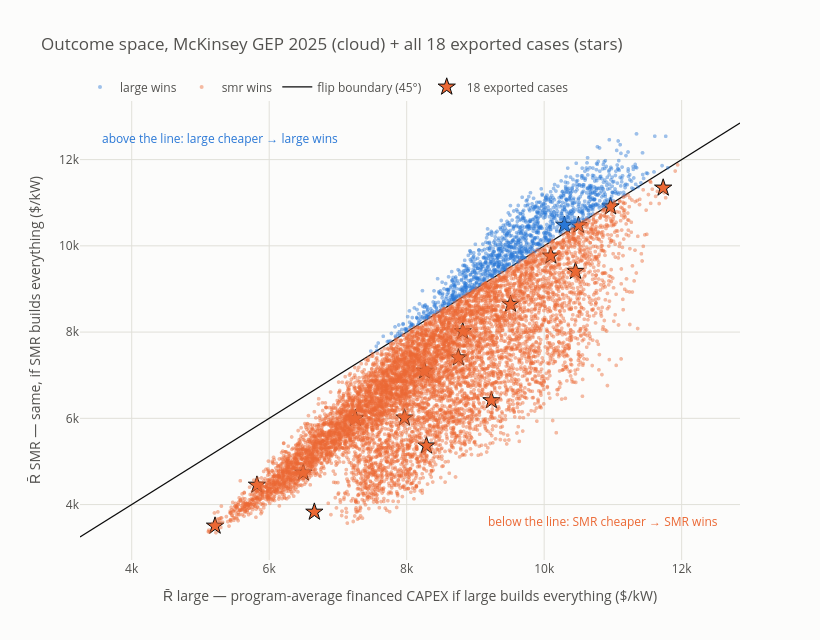

Source (notebook cell):
### Code cell
# Outcome space: each world's two program costs; the 45-degree line IS the flip boundary.
d = D[REP]
hover_cols = ["lr_large", "lr_smr", "boak_large", "boak_smr", "n_vendors", "conv_full",
              "u", "s", "dur_lambda", "dur_z", "m_usd", "m_pct"]
cd = d[hover_cols].round(3).to_numpy()
ht = ("R̄ large %{x:,.0f} | R̄ smr %{y:,.0f} $/kW<br>"
      "lr %{customdata[0]:.3f}/%{customdata[1]:.3f} | BOAK %{customdata[2]:,.0f}/%{customdata[3]:,.0f}<br>"
      "vendors %{customdata[4]} | conv_full %{customdata[5]} | u %{customdata[6]:.2f} | s %{customdata[7]:.2f}<br>"
      "margin %{customdata[10]:,.0f} $/kW (%{customdata[11]:.1f}%)<extra>%{text}</extra>")

fig = go.Figure()
for tech in TECHS:
    mk = (d["winner"] == tech).to_numpy()
    fig.add_trace(go.Scattergl(
        x=d.loc[mk, "Rbar_large"], y=d.loc[mk, "Rbar_smr"], mode="markers",
        name=f"{tech} wins", text=[f"{tech} wins"] * mk.sum(), customdata=cd[mk],
        marker=dict(color=TECH_COLOR[tech], size=4, opacity=0.45), hovertemplate=ht))

lo = min(d["Rbar_large"].min(), d["Rbar_smr"].min()) * 0.97
hi = max(d["Rbar_large"].max(), d["Rbar_smr"].max()) * 1.02
fig.add_trace(go.Scatter(x=[lo, hi], y=[lo, hi], mode="lines",
                         line=dict(color=INK, width=1.2), name="flip boundary (45°)",
                         hoverinfo="skip"))

# the 18 exported ReEDS cases (all schedules - same $/kW units)
cs = SELECTED.reset_index()
cx = [D[r["schedule"]].loc[int(r["draw"]), "Rbar_large"] for _, r in cs.iterrows()]
cy = [D[r["schedule"]].loc[int(r["draw"]), "Rbar_smr"] for _, r in cs.iterrows()]
fig.add_trace(go.Scatter(
    x=cx, y=cy, mode="markers", name="18 exported cases",
    text=[f"{r['case']} ({r['schedule']}, {r['percentile']}, winner {r['winner']})"
          for _, r in cs.iterrows()],
    marker=dict(symbol="star", size=13, color=[TECH_COLOR[w] for w in cs["winner"]],
                line=dict(color=INK, width=1)),
    hovertemplate="%{text}<br>R̄ large %{x:,.0f} | R̄ smr %{y:,.0f} $/kW<extra></extra>"))

fig.add_annotation(x=0.97, y=0.06, xref="paper", yref="paper", showarrow=False,
                   text="below the line: SMR cheaper → SMR wins", font=dict(color=C_SMR, size=12))
fig.add_annotation(x=0.03, y=0.94, xref="paper", yref="paper", showarrow=False,
                   text="above the line: large cheaper → large wins", font=dict(color=C_LARGE, size=12))
plotly_layout(fig, title=f"Outcome space, {REP} (cloud) + all 18 exported cases (stars)",
              xaxis_title="R̄ large — program-average financed CAPEX if large builds everything ($/kW)",
              yaxis_title="R̄ SMR — same, if SMR builds everything ($/kW)",
              width=820, height=640, legend=dict(orientation="h", y=1.06))
fig.show()

cnt = SELECTED.pivot_table(index="percentile", columns="winner", values="draw",
                           aggfunc="count").fillna(0).astype(int)
print("Winner of the 18 exported cases by percentile (the issue-8b phenomenon - cheap "
      "percentiles pick SMR worlds, the expensive tail leans toward large worlds; W8b explains "
      "why that is structural):")
print(cnt.to_string())

### Figure 1 — Plotly figure (JSON) as saved in the notebook; plotly's stock layout.template omitted (floating-point values rounded to 4 significant figures; data arrays with more than 128 entries replaced by an {"elided": "..."} marker saying what was removed)
{"data": [{"customdata": {"elided": "1331x12 float values"}, "hovertemplate": "R̄ large %{x:,.0f} | R̄ smr %{y:,.0f} $/kW<br>lr %{customdata[0]:.3f}/%{customdata[1]:.3f} | BOAK %{customdata[2]:,.0f}/%{customdata[3]:,.0f}<br>vendors %{customdata[4]} | conv_full %{customdata[5]} | u %{customdata[6]:.2f} | s %{customdata[7]:.2f}<br>margin %{customdata[10]:,.0f} $/kW (%{customdata[11]:.1f}%)<extra>%{text}</extra>", "marker": {"color": "#2a78d6", "opacity": 0.45, "size": 4}, "mode": "markers", "name": "large wins", "text": {"elided": "1331 str values"}, "type": "scattergl", "x": {"elided": "1331 float values"}, "y": {"elided": "1331 float values"}}, {"customdata": {"elided": "8669x12 float values"}, "hovertemplate": "R̄ large %{x:,.0f} | R̄ smr %{y:,.0f} $/kW<br>lr %{customdata[0]:.3f}/%{customdata[1]:.3f} | BOAK %{customdata[2]:,.0f}/%{customdata[3]:,.0f}<br>vendors %{customdata[4]} | conv_full %{customdata[5]} | u %{customdata[6]:.2f} | s %{customdata[7]:.2f}<br>margin %{customdata[10]:,.0f} $/kW (%{customdata[11]:.1f}%)<extra>%{text}</extra>", "marker": {"color": "#eb6834", "opacity": 0.45, "size": 4}, "mode": "markers", "name": "smr wins", "text": {"elided": "8669 str values"}, "type": "scattergl", "x": {"elided": "8669 float values"}, "y": {"elided": "8669 float values"}}, {"hoverinfo": "skip", "line": {"color": "#0b0b0b", "width": 1.2}, "mode": "lines", "name": "flip boundary (45°)", "type": "scatter", "x": [3248.0, 12850.0], "y": [3248.0, 12850.0]}, {"hovertemplate": "%{text}<br>R̄ large %{x:,.0f} | R̄ smr %{y:,.0f} $/kW<extra></extra>", "marker": {"color": ["#eb6834", "#eb6834", "#eb6834", "#eb6834", "#eb6834", "#eb6834", "#eb6834", "#eb6834", "#eb6834", "#eb6834", "#eb6834", "#2a78d6", "#eb6834", "#eb6834", "#eb6834", "#eb6834", "#eb6834", "#eb6834"], "line": {"color": "#0b0b0b", "width": 1}, "size": 13, "symbol": "star"}, "mode": "markers", "name": "18 exported cases", "text": ["eia_p05 (EIA 2026 AEO high, p05, winner smr)", "eia_p50 (EIA 2026 AEO high, p50, winner smr)", "eia_p95 (EIA 2026 AEO high, p95, winner smr)", "aj_p05 (Abou-Jaoude mod, p05, winner smr)", "aj_p50 (Abou-Jaoude mod, p50, winner smr)", "aj_p95 (Abou-Jaoude mod, p95, winner smr)", "iaea_p05 (IAEA high, p05, winner smr)", "iaea_p50 (IAEA high, p50, winner smr)", "iaea_p95 (IAEA high, p95, winner smr)", "mck_p05 (McKinsey GEP 2025, p05, winner smr)", "mck_p50 (McKinsey GEP 2025, p50, winner smr)", "mck_p95 (McKinsey GEP 2025, p95, winner large)", "cop28_p05 (COP28 tripling pledge, p05, winner smr)", "cop28_p50 (COP28 tripling pledge, p50, winner smr)", "cop28_p95 (COP28 tripling pledge, p95, winner smr)", "eo_p05 (2025 EO, p05, winner smr)", "eo_p50 (2025 EO, p50, winner smr)", "eo_p95 (2025 EO, p95, winner smr)"], "type": "scatter", "x": [7253.0, 9511.0, 11730.0, 8288.0, 8815.0, 10970.0, 6496.0, 8753.0, 10500.0, 5822.0, 8261.0, 10290.0, 6657.0, 9233.0, 10100.0, 5212.0, 7968.0, 10460.0], "y": [6004.0, 8648.0, 11340.0, 5364.0, 8014.0, 10910.0, 4737.0, 7407.0, 10480.0, 4454.0, 7099.0, 10480.0, 3828.0, 6412.0, 9768.0, 3504.0, 6012.0, 9413.0]}], "layout": {"annotations": [{"font": {"color": "#eb6834", "size": 12}, "showarrow": false, "text": "below the line: SMR cheaper → SMR wins", "x": 0.97, "xref": "paper", "y": 0.06, "yref": "paper"}, {"font": {"color": "#2a78d6", "size": 12}, "showarrow": false, "text": "above the line: large cheaper → large wins", "x": 0.03, "xref": "paper", "y": 0.94, "yref": "paper"}], "font": {"color": "#52514e", "size": 12}, "height": 640, "legend": {"orientation": "h", "y": 1.06}, "paper_bgcolor": "#fcfcfb", "plot_bgcolor": "#fcfcfb", "title": {"text": "Outcome space, McKinsey GEP 2025 (cloud) + all 18 exported cases (stars)"}, "width": 820, "xaxis": {"gridcolor": "#e1e0d9", "title": {"text": "R̄ large — program-average financed CAPEX if large builds everything ($/kW)"}, "zerolinecolor": "#c3c2b7"}, "yaxis": {"gridcolor": "#e1e0d9", "title": {"text": "R̄ SMR — same, if SMR builds everything ($/kW)"}, "zerolinecolor": "#c3c2b7"}}}
